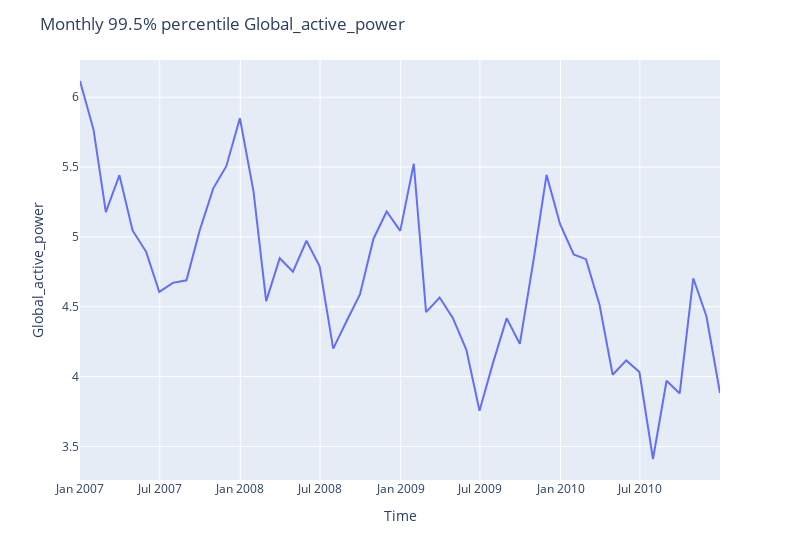

Notebook code cell kept with this figure:
### Code cell
var = "Global_active_power"

# Monthly
df_month = df.resample("M").quantile(0.99)
run_sequence_plot(
    df_month.index,
    df_month[var],
    title=f"Monthly 99% percentile {var}",
    xtitle="Time",
    ytitle=f"{var}",
)

# var2 = 'Global_reactive_power'
# run_sequence_plot(df_month.index, df_month[var2], title=f'Monthly {var2}', xtitle='Time', ytitle=f'{var2}')

### Figure 1 — Plotly figure (JSON) as saved in the notebook; plotly's stock layout.template omitted (floating-point values rounded to 4 significant figures)
{"data": [{"hovertemplate": "x=%{x}<br>y=%{y}<extra></extra>", "legendgroup": "", "line": {"color": "#636efa", "dash": "solid"}, "marker": {"symbol": "circle"}, "mode": "lines", "name": "", "orientation": "v", "showlegend": false, "x": ["2006-12-31T00:00:00", "2007-01-31T00:00:00", "2007-02-28T00:00:00", "2007-03-31T00:00:00", "2007-04-30T00:00:00", "2007-05-31T00:00:00", "2007-06-30T00:00:00", "2007-07-31T00:00:00", "2007-08-31T00:00:00", "2007-09-30T00:00:00", "2007-10-31T00:00:00", "2007-11-30T00:00:00", "2007-12-31T00:00:00", "2008-01-31T00:00:00", "2008-02-29T00:00:00", "2008-03-31T00:00:00", "2008-04-30T00:00:00", "2008-05-31T00:00:00", "2008-06-30T00:00:00", "2008-07-31T00:00:00", "2008-08-31T00:00:00", "2008-09-30T00:00:00", "2008-10-31T00:00:00", "2008-11-30T00:00:00", "2008-12-31T00:00:00", "2009-01-31T00:00:00", "2009-02-28T00:00:00", "2009-03-31T00:00:00", "2009-04-30T00:00:00", "2009-05-31T00:00:00", "2009-06-30T00:00:00", "2009-07-31T00:00:00", "2009-08-31T00:00:00", "2009-09-30T00:00:00", "2009-10-31T00:00:00", "2009-11-30T00:00:00", "2009-12-31T00:00:00", "2010-01-31T00:00:00", "2010-02-28T00:00:00", "2010-03-31T00:00:00", "2010-04-30T00:00:00", "2010-05-31T00:00:00", "2010-06-30T00:00:00", "2010-07-31T00:00:00", "2010-08-31T00:00:00", "2010-09-30T00:00:00", "2010-10-31T00:00:00", "2010-11-30T00:00:00", "2010-12-31T00:00:00"], "xaxis": "x", "y": [6.116, 5.766, 5.178, 5.442, 5.046, 4.893, 4.606, 4.671, 4.689, 5.044, 5.346, 5.506, 5.849, 5.328, 4.54, 4.847, 4.75, 4.972, 4.79, 4.2, 4.4, 4.588, 4.987, 5.182, 5.043, 5.524, 4.462, 4.566, 4.42, 4.191, 3.756, 4.1, 4.418, 4.234, 4.827, 5.444, 5.09, 4.874, 4.841, 4.514, 4.013, 4.116, 4.033, 3.41, 3.97, 3.879, 4.704, 4.432, 3.882], "yaxis": "y", "type": "scatter"}], "layout": {"xaxis": {"anchor": "y", "domain": [0.0, 1.0], "title": {"text": "Time"}}, "yaxis": {"anchor": "x", "domain": [0.0, 1.0], "title": {"text": "Global_active_power"}}, "legend": {"tracegroupgap": 0}, "margin": {"t": 60}, "title": {"text": "Monthly 99.5% percentile Global_active_power"}, "width": 800}}
